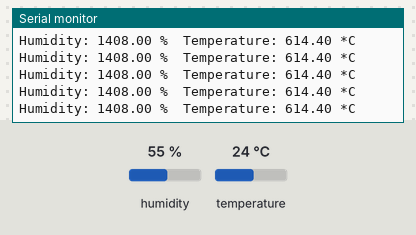
Bench run of a sketch on a simulated Arduino Uno, built with avr-gcc and run on an emulated ATmega328P. Parts: the last lines printed to the serial monitor. Wiring (inferred from the names in the program): DHT11 sensor: data pin 2. Inputs (shaded band) come from the test bench; at power-on: humidity 55 %, temperature 24 °C.

Above: at 3.1 s.
3.2 s: humidity set to 22 %
At 4.5 s:
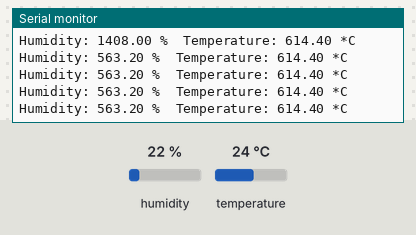
9.3 s: temperature set to 41 °C
At 10.62 s:
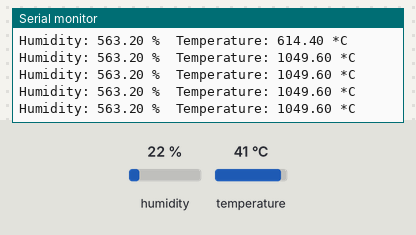
15.4 s: temperature set to 12 °C
At 16.73 s:
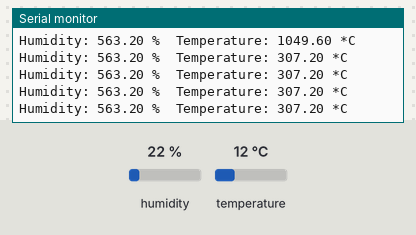
21.5 s: humidity set to 40 %
At 22.85 s:
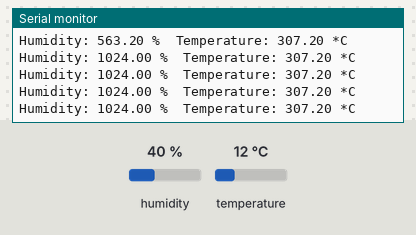
27.6 s: temperature set to 41 °C
At 30.77 s:
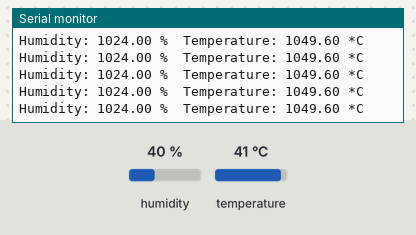
33.7 s: temperature set to 19 °C
At 35.06 s:
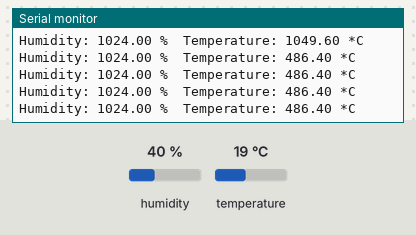
Timing chart, 0 to 36.7 s (numbered marks = the images above; inputs shaded):
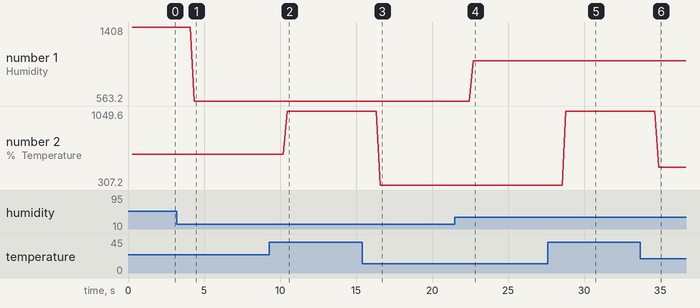

The sketch:

temperature.ino
```cpp
#include <DHT.h>

// Example testing sketch for various DHT humidity/temperature sensors
// Written by ladyada, public domain


#define DHTPIN 2     // what pin we're connected to

// Uncomment whatever type you're using!
//#define DHTTYPE DHT11   // DHT 11
#define DHTTYPE DHT22   // DHT 22  (AM2302)
//#define DHTTYPE DHT21   // DHT 21 (AM2301)

// Connect pin 1 (on the left) of the sensor to +5V
// Connect pin 2 of the sensor to whatever your DHTPIN is
// Connect pin 4 (on the right) of the sensor to GROUND
// Connect a 10K resistor from pin 2 (data) to pin 1 (power) of the sensor

DHT dht(DHTPIN, DHTTYPE);

void setup() {
  Serial.begin(9600);
  Serial.println("DHTxx test!");

  dht.begin();
}

void loop() {
  // Reading temperature or humidity takes about 250 milliseconds!
  // Sensor readings may also be up to 2 seconds 'old' (its a very slow sensor)
  float h = dht.readHumidity();
  float t = dht.readTemperature();

  // check if returns are valid, if they are NaN (not a number) then something went wrong!
  if (isnan(t) || isnan(h)) {
    Serial.println("Failed to read from DHT");
  } else {
    Serial.print("Humidity: ");
    Serial.print(h);
    Serial.print(" %\t");
    Serial.print("Temperature: ");
    Serial.print(t);
    Serial.println(" *C");
  }
}
```

Measured:
- after the input at 3.2 s, the serial monitor: prints a new line after 1.1 s (image 1)
- after the input at 9.3 s, the serial monitor: prints a new line after 1.2 s (image 2)
- after the input at 15.4 s, the serial monitor: prints a new line after 1.2 s (image 3)
- after the input at 21.5 s, the serial monitor: prints a new line after 1.2 s (image 4)
- after the input at 27.6 s, the serial monitor: prints a new line after 1.2 s (image 5)
- after the input at 33.7 s, the serial monitor: prints a new line after 1.2 s (image 6)
- plotted number 1: 1408 → 563.2 after the input at 3.2 s, 563.2 → 1024 after the input at 21.5 s
- plotted number 2: 614.4 → 1049.6 after the input at 9.3 s, 1049.6 → 307.2 after the input at 15.4 s, 307.2 → 1049.6 after the input at 27.6 s, 1049.6 → 486.4 after the input at 33.7 s
